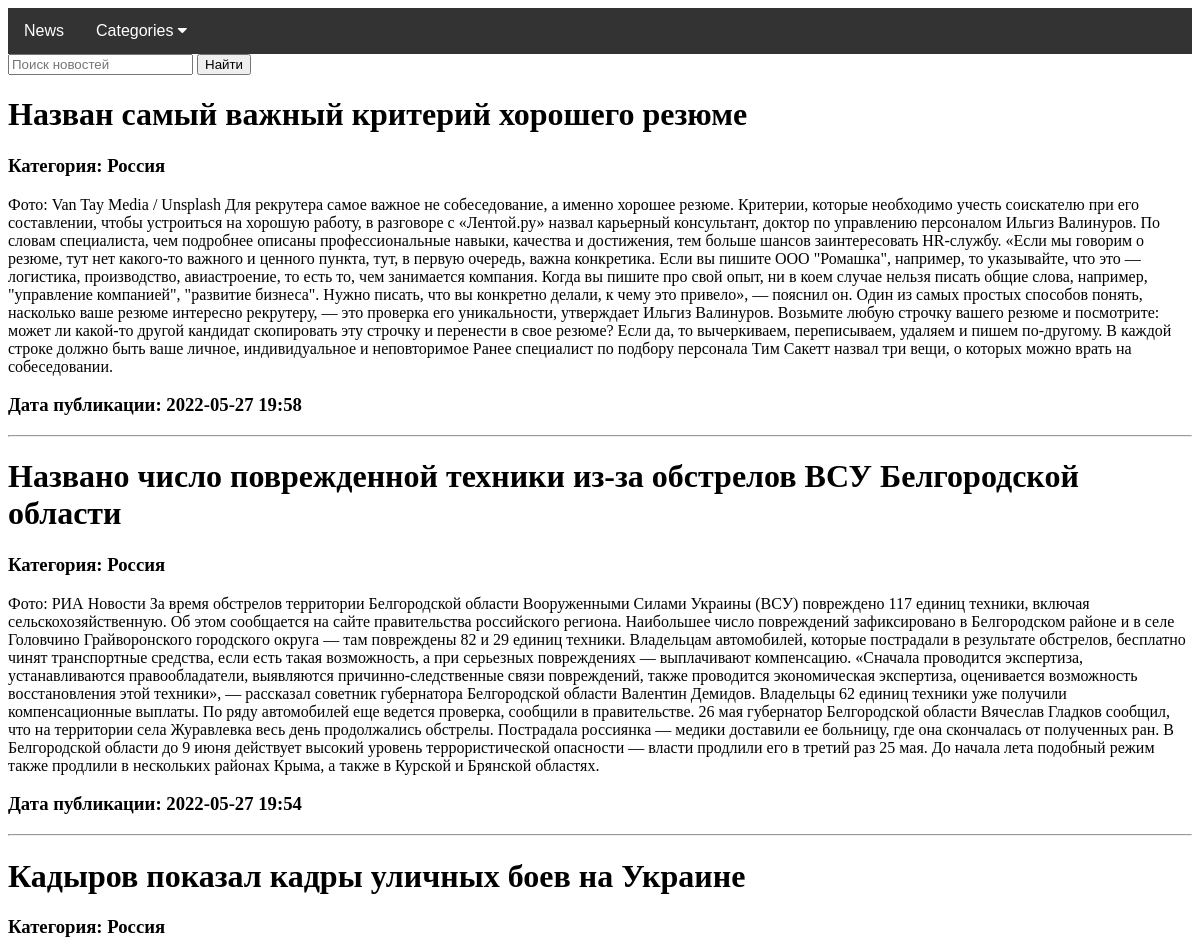
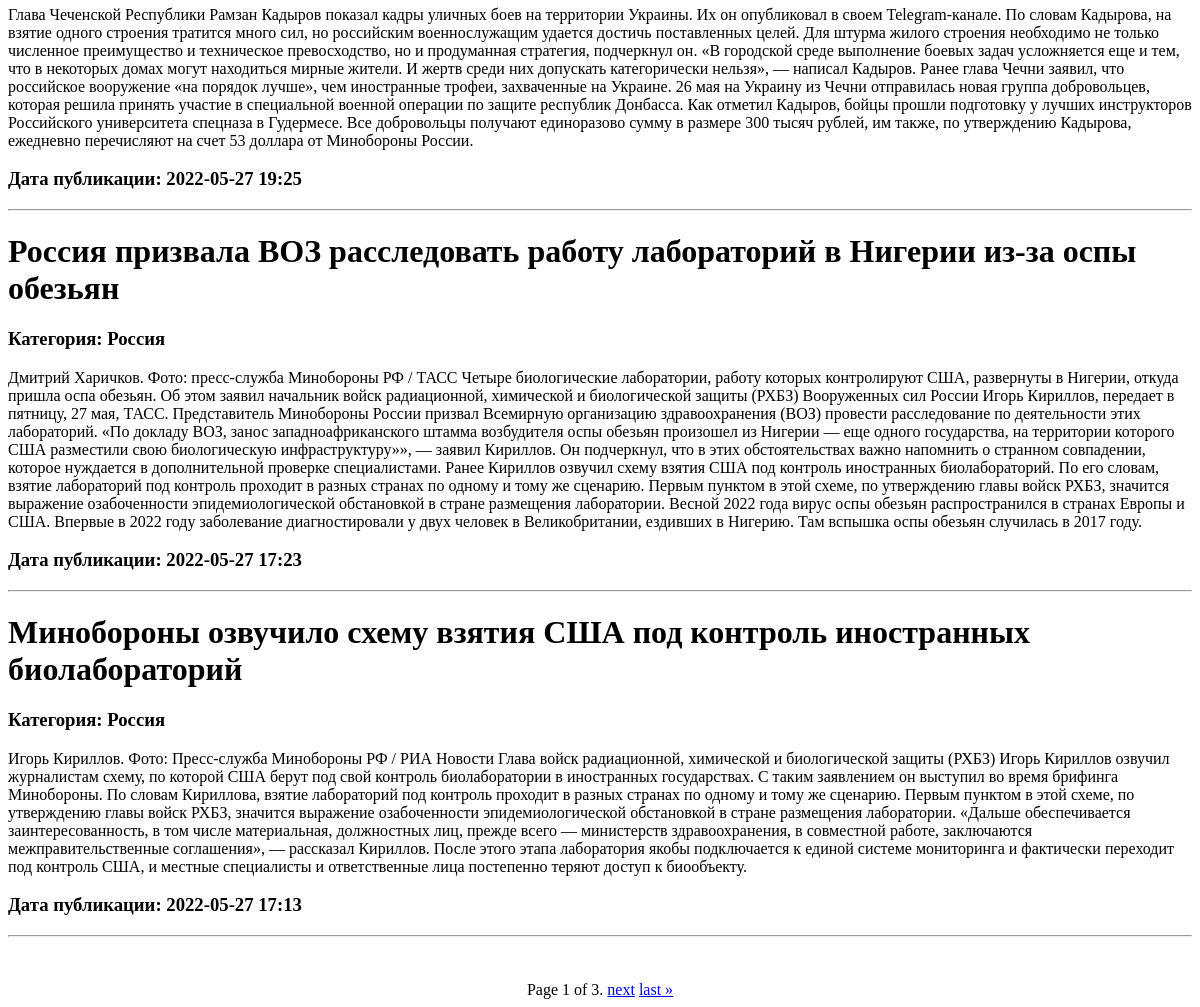
The page /rubric/Россия on the database its author committed (2 pictures, top to bottom).
### parc/models.py (models this page shows, shortened)
class News(models.Model):
    title = models.TextField(verbose_name="Заголовок новости")
    content = models.TextField(verbose_name="Содержимое новости")
    time = models.CharField(max_length=25, verbose_name="Дата и Время")
    categ = models.CharField(max_length=30, verbose_name="Категория", null=True)
    class Meta:
        ordering = ['-time']

### parc/views.py (the view)
# urls.py: path('rubric/<sstr>', Rubric.as_view(), name='rubric'),
class Rubric(ListView):
    model = News
    template_name = 'parc/rubric.html'
    context_object_name = 'current'
    paginate_by = 5
    def get_queryset(self):
        return News.objects.filter(categ=self.kwargs['sstr'])
    def get_context_data(self, *, object_list=None, **kwargs):
        context = super().get_context_data(**kwargs)
        context['categs'] = set(News.objects.values_list('categ', flat=True))
        return context

### parc/templates/parc/rubric.html
<!DOCTYPE html>
{% extends 'parc/base.html' %}
{% block content %}
{% for ele in current %}
<h1>{{ele.title}}</h1>
<h3>Категория: {{ele.categ}} </h3>
{{ele.content}}
<h3>Дата публикации: {{ele.time}}</h3>
<hr>
{% endfor %}
{% endblock content %}

### rows shown on the page
News: title "Назван самый важный критерий хорошего резюме", categ "Россия", content "Фото: Van Tay Media / Unsplash Для рекрутера самое важное не собеседование, а именно хорошее резюме. Критерии, которые необходимо учесть соискателю при его составлении, чтобы устроиться на хорошую работу, в разговоре с «Лентой.ру» назвал карьерный консультант, доктор по управлению персоналом Ильгиз Валинуров. По словам специалиста, чем подробнее описаны профессиональные навыки, качества и достижения, тем больше шансов заинтересовать HR-службу. «Если мы говорим о резюме, тут нет какого-то важного и ценного пункта, тут, в первую очередь, важна конкретика. Если вы пишите ООО \"Ромашка\", например, то указывайте, что это — логистика, производство, авиастроение, то есть то, чем занимается…", time "2022-05-27 19:58"
News: title "Названо число поврежденной техники из-за обстрелов ВСУ Белгородской области", categ "Россия", content "Фото: РИА Новости За время обстрелов территории Белгородской области Вооруженными Силами Украины (ВСУ) повреждено 117 единиц техники, включая сельскохозяйственную. Об этом сообщается на сайте правительства российского региона. Наибольшее число повреждений зафиксировано в Белгородском районе и в селе Головчино Грайворонского городского округа — там повреждены 82 и 29 единиц техники. Владельцам автомобилей, которые пострадали в результате обстрелов, бесплатно чинят транспортные средства, если есть такая возможность, а при серьезных повреждениях — выплачивают компенсацию. «Сначала проводится экспертиза, устанавливаются правообладатели, выявляются причинно-следственные связи повреждений, также…", time "2022-05-27 19:54"
News: title "Кадыров показал кадры уличных боев на Украине", categ "Россия", content "Глава Чеченской Республики Рамзан Кадыров показал кадры уличных боев на территории Украины. Их он опубликовал в своем Telegram-канале. По словам Кадырова, на взятие одного строения тратится много сил, но российским военнослужащим удается достичь поставленных целей. Для штурма жилого строения необходимо не только численное преимущество и техническое превосходство, но и продуманная стратегия, подчеркнул он. «В городской среде выполнение боевых задач усложняется еще и тем, что в некоторых домах могут находиться мирные жители. И жертв среди них допускать категорически нельзя», — написал Кадыров. Ранее глава Чечни заявил, что российское вооружение «на порядок лучше», чем иностранные трофеи,…", time "2022-05-27 19:25"
News: title "Россия призвала ВОЗ расследовать работу лабораторий в Нигерии из-за оспы обезьян", categ "Россия", content "Дмитрий Харичков. Фото: пресс-служба Минобороны РФ / ТАСС Четыре биологические лаборатории, работу которых контролируют США, развернуты в Нигерии, откуда пришла оспа обезьян. Об этом заявил начальник войск радиационной, химической и биологической защиты (РХБЗ) Вооруженных сил России Игорь Кириллов, передает в пятницу, 27 мая, ТАСС. Представитель Минобороны России призвал Всемирную организацию здравоохранения (ВОЗ) провести расследование по деятельности этих лабораторий. «По докладу ВОЗ, занос западноафриканского штамма возбудителя оспы обезьян произошел из Нигерии — еще одного государства, на территории которого США разместили свою биологическую инфраструктуру»», — заявил Кириллов. Он…", time "2022-05-27 17:23"
News: title "Минобороны озвучило схему взятия США под контроль иностранных биолабораторий", categ "Россия", content "Игорь Кириллов. Фото: Пресс-служба Минобороны РФ / РИА Новости Глава войск радиационной, химической и биологической защиты (РХБЗ) Игорь Кириллов озвучил журналистам схему, по которой США берут под свой контроль биолаборатории в иностранных государствах. С таким заявлением он выступил во время брифинга Минобороны. По словам Кириллова, взятие лабораторий под контроль проходит в разных странах по одному и тому же сценарию. Первым пунктом в этой схеме, по утверждению главы войск РХБЗ, значится выражение озабоченности эпидемиологической обстановкой в стране размещения лаборатории. «Дальше обеспечивается заинтересованность, в том числе материальная, должностных лиц, прежде всего — министерств…", time "2022-05-27 17:13"

### other values the page prints
{{ page_obj.number }} "1"
{{ page_obj.paginator.num_pages }} "3"
